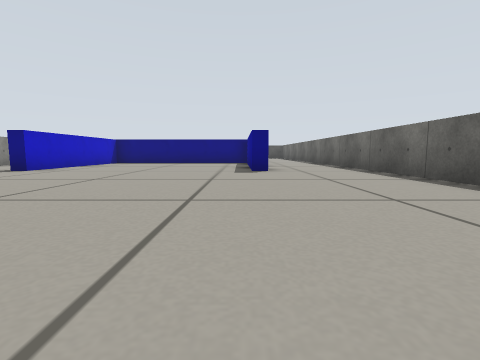
View 1 (above)

16 first-person views from a walk through a world built for the Gazebo simulator. The camera is 0.23 m above the floor, tilts 6° down and sees 85° across. The floor is counted in squares, 0.5 m on a side. Each view is taken from the middle of a square. On the plan, view 1 faces up. The plan holds only what a view shows up to about 9 squares ahead; the rest is blank.

View 2
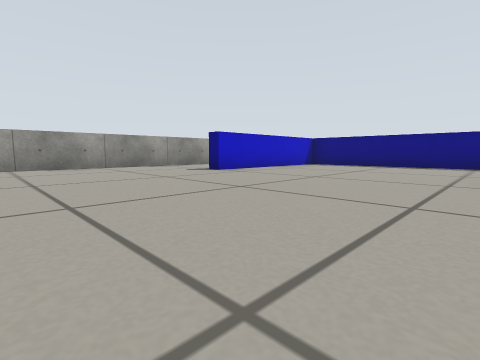

View 3
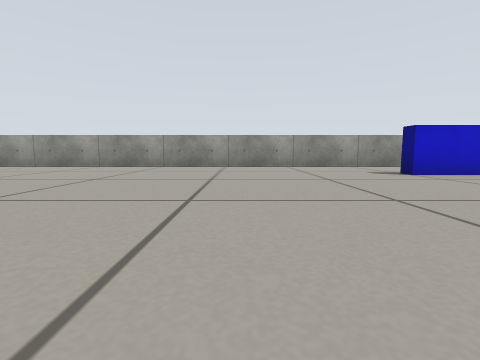

View 4
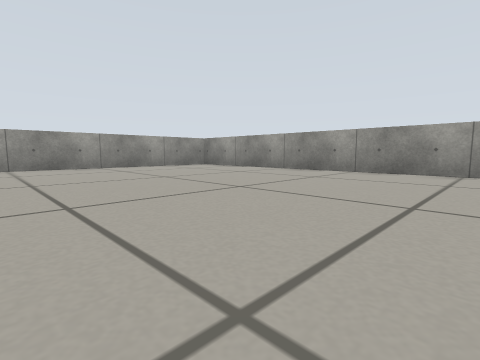

View 5
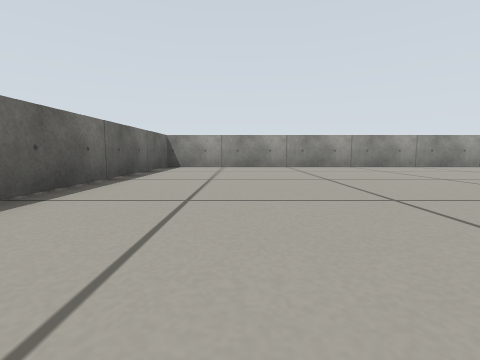

View 6
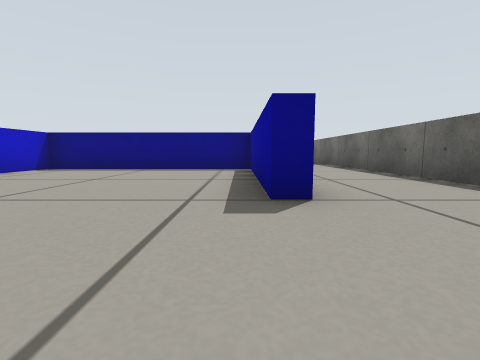

View 7
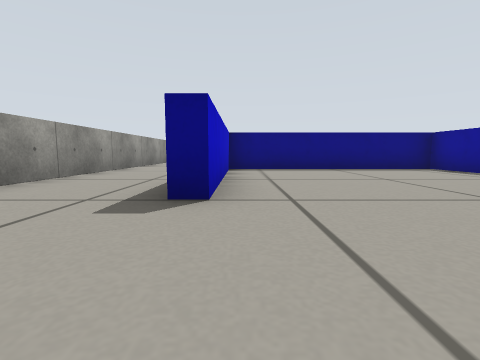

View 8
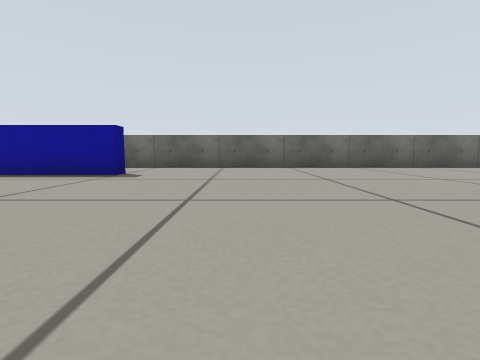

View 9
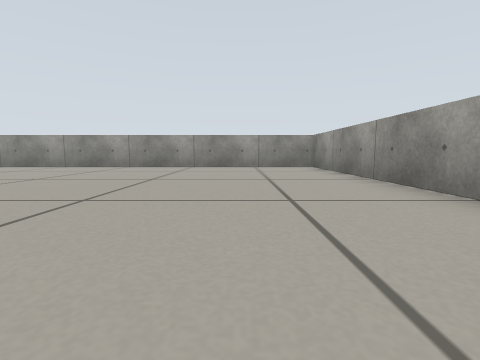

View 10
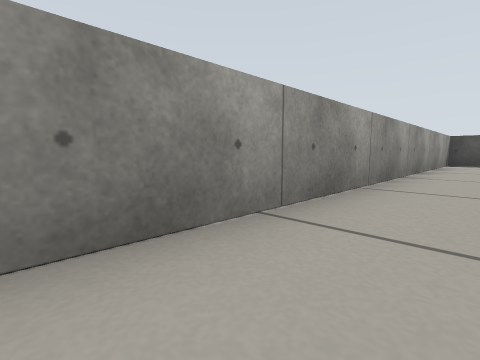

View 11
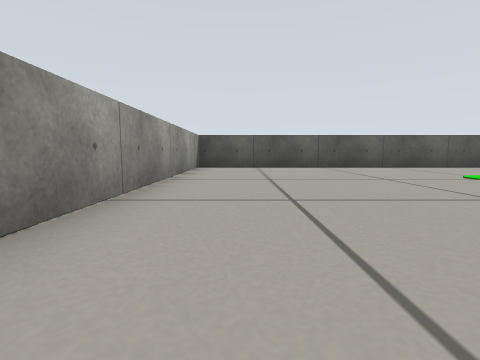

View 12
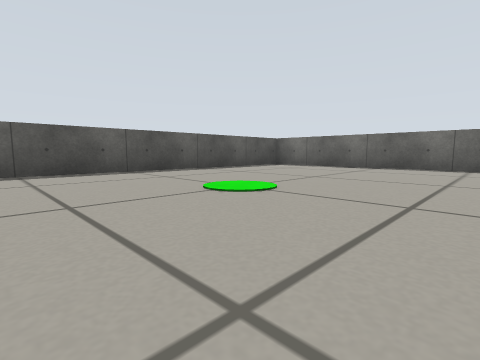

View 13
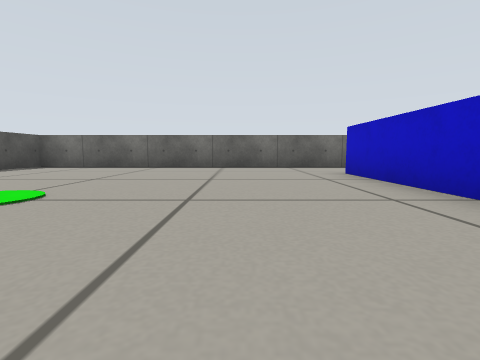

View 14
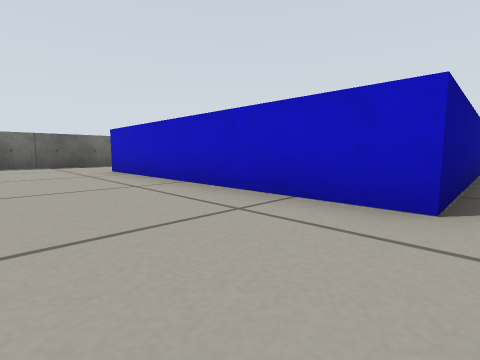

View 15
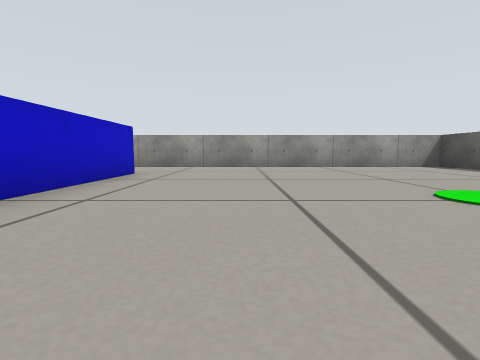

View 16
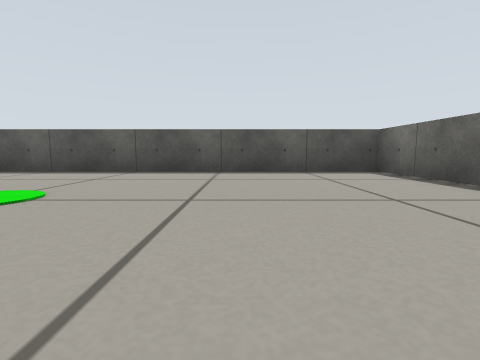

### Floor plan
Points are (right, up) in squares from view 1. A wall is a line through its corners. A room is listed if a view was taken in it or the views show most of it. See-through windows are left out.
Room 1 (views 1, 2, 3, 4, 5, 6, 7, 8, 9, 10)
walls: (0.8, 6.5) (0.3, 6.5) (0.3, 11.3) (-5.3, 11.3) (-5.3, 6.5) (-5.8, 6.5); (-5.7, 7.1) (-5.7, 11.7); (-8.3, 12.6) (-8.3, -7.3) (3.3, -7.3) (3.3, 11.6)
ways out: opening at (-7.5, 12.5) to room 2; opening at (2, 12) to room 2
Room 2 (views 11, 12, 13, 14, 15, 16)
walls: (-5.7, 11.7) (0.8, 11.7); (3.3, 11.6) (3.3, 20.3) (-8.3, 20.3) (-8.3, 12.6)
ways out: opening at (-7.5, 12.5) to room 1; opening at (2, 12) to room 1

Positions as (right, up) in squares from view 1, and headings:
1: (0, 0), facing up
2: (0, 2), facing up-left
3: (0, 3), facing left
4: (-2, 1), facing down-left
5: (1, 1), facing down
6: (0, 4), facing up
7: (-5, 4), facing up
8: (-5, 4), facing right
9: (-6, 1), facing down
10: (-7, 9), facing up-left
11: (-7, 12), facing up
12: (-5, 14), facing up-right
13: (-5, 14), facing right
14: (-6, 14), facing down-right
15: (0, 14), facing left
16: (0, 14), facing up
